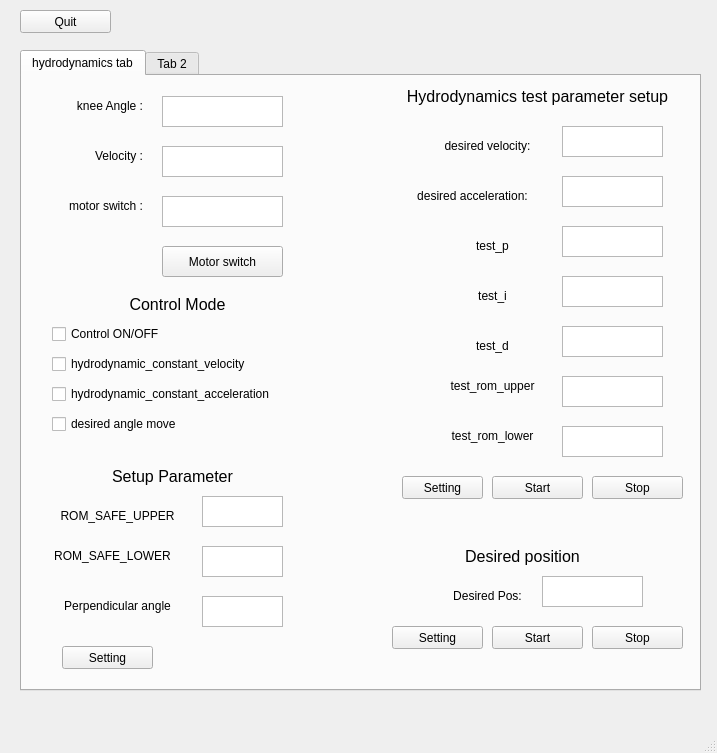
<?xml version="1.0" encoding="UTF-8"?>
<ui version="4.0">
 <class>MainWindow</class>
 <widget class="QMainWindow" name="MainWindow">
  <property name="geometry">
   <rect>
    <x>0</x>
    <y>0</y>
    <width>717</width>
    <height>753</height>
   </rect>
  </property>
  <property name="windowTitle">
   <string>MainWindow</string>
  </property>
  <widget class="QWidget" name="centralwidget">
   <widget class="QPushButton" name="system_quit_btn">
    <property name="geometry">
     <rect>
      <x>20</x>
      <y>10</y>
      <width>91</width>
      <height>23</height>
     </rect>
    </property>
    <property name="text">
     <string>Quit</string>
    </property>
   </widget>
   <widget class="QTabWidget" name="tabWidget">
    <property name="geometry">
     <rect>
      <x>20</x>
      <y>50</y>
      <width>681</width>
      <height>641</height>
     </rect>
    </property>
    <property name="currentIndex">
     <number>0</number>
    </property>
    <widget class="QWidget" name="tab">
     <attribute name="title">
      <string>hydrodynamics tab</string>
     </attribute>
     <widget class="QPushButton" name="motor_switch">
      <property name="geometry">
       <rect>
        <x>140</x>
        <y>170</y>
        <width>121</width>
        <height>31</height>
       </rect>
      </property>
      <property name="text">
       <string>Motor switch</string>
      </property>
     </widget>
     <widget class="QTextEdit" name="test_d_input">
      <property name="geometry">
       <rect>
        <x>540</x>
        <y>250</y>
        <width>101</width>
        <height>31</height>
       </rect>
      </property>
     </widget>
     <widget class="QTextBrowser" name="motor_status">
      <property name="geometry">
       <rect>
        <x>140</x>
        <y>120</y>
        <width>121</width>
        <height>31</height>
       </rect>
      </property>
     </widget>
     <widget class="QTextEdit" name="rom_safe_upper">
      <property name="geometry">
       <rect>
        <x>180</x>
        <y>420</y>
        <width>81</width>
        <height>31</height>
       </rect>
      </property>
     </widget>
     <widget class="QPushButton" name="hydrodynamic_test_stop_btn">
      <property name="geometry">
       <rect>
        <x>570</x>
        <y>400</y>
        <width>91</width>
        <height>23</height>
       </rect>
      </property>
      <property name="text">
       <string>Stop</string>
      </property>
     </widget>
     <widget class="QTextEdit" name="test_i_input">
      <property name="geometry">
       <rect>
        <x>540</x>
        <y>200</y>
        <width>101</width>
        <height>31</height>
       </rect>
      </property>
     </widget>
     <widget class="QTextEdit" name="desired_velocity_input">
      <property name="geometry">
       <rect>
        <x>540</x>
        <y>50</y>
        <width>101</width>
        <height>31</height>
       </rect>
      </property>
     </widget>
     <widget class="QLabel" name="pos_label_11">
      <property name="geometry">
       <rect>
        <x>410</x>
        <y>210</y>
        <width>121</width>
        <height>20</height>
       </rect>
      </property>
      <property name="text">
       <string>test_i</string>
      </property>
      <property name="alignment">
       <set>Qt::AlignCenter</set>
      </property>
     </widget>
     <widget class="QLabel" name="pos_data_label">
      <property name="geometry">
       <rect>
        <x>20</x>
        <y>20</y>
        <width>101</width>
        <height>20</height>
       </rect>
      </property>
      <property name="text">
       <string>knee Angle :</string>
      </property>
      <property name="alignment">
       <set>Qt::AlignRight|Qt::AlignTrailing|Qt::AlignVCenter</set>
      </property>
     </widget>
     <widget class="QLabel" name="label_3">
      <property name="geometry">
       <rect>
        <x>370</x>
        <y>10</y>
        <width>291</width>
        <height>20</height>
       </rect>
      </property>
      <property name="font">
       <font>
        <pointsize>12</pointsize>
       </font>
      </property>
      <property name="text">
       <string>Hydrodynamics test parameter setup</string>
      </property>
      <property name="alignment">
       <set>Qt::AlignCenter</set>
      </property>
     </widget>
     <widget class="QLabel" name="pos_label_7">
      <property name="geometry">
       <rect>
        <x>370</x>
        <y>110</y>
        <width>161</width>
        <height>20</height>
       </rect>
      </property>
      <property name="text">
       <string>desired acceleration:</string>
      </property>
      <property name="alignment">
       <set>Qt::AlignCenter</set>
      </property>
     </widget>
     <widget class="QLabel" name="pos_label_12">
      <property name="geometry">
       <rect>
        <x>20</x>
        <y>520</y>
        <width>151</width>
        <height>20</height>
       </rect>
      </property>
      <property name="text">
       <string>Perpendicular angle</string>
      </property>
      <property name="alignment">
       <set>Qt::AlignCenter</set>
      </property>
     </widget>
     <widget class="QLabel" name="pos_label_16">
      <property name="geometry">
       <rect>
        <x>410</x>
        <y>260</y>
        <width>121</width>
        <height>20</height>
       </rect>
      </property>
      <property name="text">
       <string>test_d</string>
      </property>
      <property name="alignment">
       <set>Qt::AlignCenter</set>
      </property>
     </widget>
     <widget class="QPushButton" name="pos_setting_btn">
      <property name="geometry">
       <rect>
        <x>370</x>
        <y>550</y>
        <width>91</width>
        <height>23</height>
       </rect>
      </property>
      <property name="text">
       <string>Setting</string>
      </property>
     </widget>
     <widget class="QLabel" name="pos_label_6">
      <property name="geometry">
       <rect>
        <x>30</x>
        <y>430</y>
        <width>131</width>
        <height>20</height>
       </rect>
      </property>
      <property name="text">
       <string>ROM_SAFE_UPPER</string>
      </property>
      <property name="alignment">
       <set>Qt::AlignCenter</set>
      </property>
     </widget>
     <widget class="QLabel" name="pos_label_17">
      <property name="geometry">
       <rect>
        <x>410</x>
        <y>300</y>
        <width>121</width>
        <height>20</height>
       </rect>
      </property>
      <property name="text">
       <string>test_rom_upper</string>
      </property>
      <property name="alignment">
       <set>Qt::AlignCenter</set>
      </property>
     </widget>
     <widget class="QTextEdit" name="desired_pos">
      <property name="geometry">
       <rect>
        <x>520</x>
        <y>500</y>
        <width>101</width>
        <height>31</height>
       </rect>
      </property>
     </widget>
     <widget class="QPushButton" name="hydrodynamic_test_setting_btn">
      <property name="geometry">
       <rect>
        <x>380</x>
        <y>400</y>
        <width>81</width>
        <height>23</height>
       </rect>
      </property>
      <property name="text">
       <string>Setting</string>
      </property>
     </widget>
     <widget class="QLabel" name="control_mode_label">
      <property name="geometry">
       <rect>
        <x>100</x>
        <y>220</y>
        <width>111</width>
        <height>16</height>
       </rect>
      </property>
      <property name="font">
       <font>
        <pointsize>12</pointsize>
       </font>
      </property>
      <property name="text">
       <string>Control Mode</string>
      </property>
      <property name="alignment">
       <set>Qt::AlignCenter</set>
      </property>
     </widget>
     <widget class="QTextEdit" name="test_rom_lower_input">
      <property name="geometry">
       <rect>
        <x>540</x>
        <y>350</y>
        <width>101</width>
        <height>31</height>
       </rect>
      </property>
     </widget>
     <widget class="QTextBrowser" name="angle_data">
      <property name="geometry">
       <rect>
        <x>140</x>
        <y>20</y>
        <width>121</width>
        <height>31</height>
       </rect>
      </property>
     </widget>
     <widget class="QLabel" name="position_control_parameter_label_2">
      <property name="geometry">
       <rect>
        <x>380</x>
        <y>470</y>
        <width>241</width>
        <height>20</height>
       </rect>
      </property>
      <property name="font">
       <font>
        <pointsize>12</pointsize>
       </font>
      </property>
      <property name="text">
       <string>Desired position</string>
      </property>
      <property name="alignment">
       <set>Qt::AlignCenter</set>
      </property>
     </widget>
     <widget class="QLabel" name="pos_label_8">
      <property name="geometry">
       <rect>
        <x>410</x>
        <y>160</y>
        <width>121</width>
        <height>20</height>
       </rect>
      </property>
      <property name="text">
       <string>test_p</string>
      </property>
      <property name="alignment">
       <set>Qt::AlignCenter</set>
      </property>
     </widget>
     <widget class="QLabel" name="pos_label_9">
      <property name="geometry">
       <rect>
        <x>400</x>
        <y>60</y>
        <width>131</width>
        <height>20</height>
       </rect>
      </property>
      <property name="text">
       <string>desired velocity:</string>
      </property>
      <property name="alignment">
       <set>Qt::AlignCenter</set>
      </property>
     </widget>
     <widget class="QCheckBox" name="desired_angle_move_check">
      <property name="geometry">
       <rect>
        <x>30</x>
        <y>340</y>
        <width>271</width>
        <height>16</height>
       </rect>
      </property>
      <property name="text">
       <string>desired angle move</string>
      </property>
     </widget>
     <widget class="QCheckBox" name="Control_on_off_check">
      <property name="geometry">
       <rect>
        <x>30</x>
        <y>250</y>
        <width>131</width>
        <height>16</height>
       </rect>
      </property>
      <property name="text">
       <string>Control ON/OFF</string>
      </property>
     </widget>
     <widget class="QCheckBox" name="hydrodynamic_constant_acceleration_check">
      <property name="geometry">
       <rect>
        <x>30</x>
        <y>310</y>
        <width>271</width>
        <height>16</height>
       </rect>
      </property>
      <property name="text">
       <string>hydrodynamic_constant_acceleration</string>
      </property>
     </widget>
     <widget class="QLabel" name="position_control_parameter_label">
      <property name="geometry">
       <rect>
        <x>70</x>
        <y>390</y>
        <width>161</width>
        <height>20</height>
       </rect>
      </property>
      <property name="font">
       <font>
        <pointsize>12</pointsize>
       </font>
      </property>
      <property name="text">
       <string>Setup Parameter</string>
      </property>
      <property name="alignment">
       <set>Qt::AlignCenter</set>
      </property>
     </widget>
     <widget class="QTextEdit" name="perpendicular_angle">
      <property name="geometry">
       <rect>
        <x>180</x>
        <y>520</y>
        <width>81</width>
        <height>31</height>
       </rect>
      </property>
     </widget>
     <widget class="QTextEdit" name="rom_safe_lower">
      <property name="geometry">
       <rect>
        <x>180</x>
        <y>470</y>
        <width>81</width>
        <height>31</height>
       </rect>
      </property>
     </widget>
     <widget class="QLabel" name="vel_data_label_2">
      <property name="geometry">
       <rect>
        <x>0</x>
        <y>120</y>
        <width>121</width>
        <height>20</height>
       </rect>
      </property>
      <property name="text">
       <string>motor switch :</string>
      </property>
      <property name="alignment">
       <set>Qt::AlignRight|Qt::AlignTrailing|Qt::AlignVCenter</set>
      </property>
     </widget>
     <widget class="QPushButton" name="pos_start_btn">
      <property name="geometry">
       <rect>
        <x>470</x>
        <y>550</y>
        <width>91</width>
        <height>23</height>
       </rect>
      </property>
      <property name="text">
       <string>Start</string>
      </property>
     </widget>
     <widget class="QTextEdit" name="desired_acceleration_input">
      <property name="geometry">
       <rect>
        <x>540</x>
        <y>100</y>
        <width>101</width>
        <height>31</height>
       </rect>
      </property>
     </widget>
     <widget class="QLabel" name="pos_label_10">
      <property name="geometry">
       <rect>
        <x>20</x>
        <y>470</y>
        <width>141</width>
        <height>20</height>
       </rect>
      </property>
      <property name="text">
       <string>ROM_SAFE_LOWER</string>
      </property>
      <property name="alignment">
       <set>Qt::AlignCenter</set>
      </property>
     </widget>
     <widget class="QLabel" name="pos_label_5">
      <property name="geometry">
       <rect>
        <x>420</x>
        <y>510</y>
        <width>91</width>
        <height>20</height>
       </rect>
      </property>
      <property name="text">
       <string>Desired Pos:</string>
      </property>
      <property name="alignment">
       <set>Qt::AlignCenter</set>
      </property>
     </widget>
     <widget class="QCheckBox" name="hydrodynamic_constant_velocity_check">
      <property name="geometry">
       <rect>
        <x>30</x>
        <y>280</y>
        <width>241</width>
        <height>16</height>
       </rect>
      </property>
      <property name="font">
       <font>
        <italic>false</italic>
       </font>
      </property>
      <property name="text">
       <string>hydrodynamic_constant_velocity</string>
      </property>
      <property name="tristate">
       <bool>false</bool>
      </property>
     </widget>
     <widget class="QTextBrowser" name="velocity_data">
      <property name="geometry">
       <rect>
        <x>140</x>
        <y>70</y>
        <width>121</width>
        <height>31</height>
       </rect>
      </property>
     </widget>
     <widget class="QPushButton" name="parameter_setting_btn">
      <property name="geometry">
       <rect>
        <x>40</x>
        <y>570</y>
        <width>91</width>
        <height>23</height>
       </rect>
      </property>
      <property name="text">
       <string>Setting</string>
      </property>
     </widget>
     <widget class="QLabel" name="vel_data_label">
      <property name="geometry">
       <rect>
        <x>50</x>
        <y>70</y>
        <width>71</width>
        <height>20</height>
       </rect>
      </property>
      <property name="text">
       <string>Velocity :</string>
      </property>
      <property name="alignment">
       <set>Qt::AlignRight|Qt::AlignTrailing|Qt::AlignVCenter</set>
      </property>
     </widget>
     <widget class="QLabel" name="pos_label_18">
      <property name="geometry">
       <rect>
        <x>410</x>
        <y>350</y>
        <width>121</width>
        <height>20</height>
       </rect>
      </property>
      <property name="text">
       <string>test_rom_lower</string>
      </property>
      <property name="alignment">
       <set>Qt::AlignCenter</set>
      </property>
     </widget>
     <widget class="QTextEdit" name="test_rom_upper_input">
      <property name="geometry">
       <rect>
        <x>540</x>
        <y>300</y>
        <width>101</width>
        <height>31</height>
       </rect>
      </property>
     </widget>
     <widget class="QPushButton" name="pos_stop_btn">
      <property name="geometry">
       <rect>
        <x>570</x>
        <y>550</y>
        <width>91</width>
        <height>23</height>
       </rect>
      </property>
      <property name="text">
       <string>Stop</string>
      </property>
     </widget>
     <widget class="QPushButton" name="hydrodynamic_test_start_btn">
      <property name="geometry">
       <rect>
        <x>470</x>
        <y>400</y>
        <width>91</width>
        <height>23</height>
       </rect>
      </property>
      <property name="text">
       <string>Start</string>
      </property>
     </widget>
     <widget class="QTextEdit" name="test_p_input">
      <property name="geometry">
       <rect>
        <x>540</x>
        <y>150</y>
        <width>101</width>
        <height>31</height>
       </rect>
      </property>
     </widget>
    </widget>
    <widget class="QWidget" name="tab_2">
     <attribute name="title">
      <string>Tab 2</string>
     </attribute>
    </widget>
   </widget>
  </widget>
  <widget class="QMenuBar" name="menubar">
   <property name="geometry">
    <rect>
     <x>0</x>
     <y>0</y>
     <width>717</width>
     <height>24</height>
    </rect>
   </property>
  </widget>
  <widget class="QStatusBar" name="statusbar"/>
 </widget>
 <resources/>
 <connections/>
</ui>
